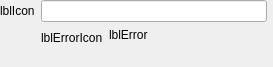
<?xml version="1.0" encoding="UTF-8"?>
<ui version="4.0">
 <class>AddMetaItemWidgetClass</class>
 <widget class="QWidget" name="AddMetaItemWidgetClass">
  <property name="geometry">
   <rect>
    <x>0</x>
    <y>0</y>
    <width>273</width>
    <height>67</height>
   </rect>
  </property>
  <layout class="QGridLayout" name="gridLayout">
   <property name="margin">
    <number>0</number>
   </property>
   <item row="0" column="0">
    <widget class="QLabel" name="lblIcon">
     <property name="text">
      <string notr="true">lblIcon</string>
     </property>
    </widget>
   </item>
   <item row="0" column="1">
    <widget class="QLineEdit" name="lneContact"/>
   </item>
   <item row="0" column="2">
    <widget class="CloseButton" name="cbtDelete" native="true"/>
   </item>
   <item row="1" column="1" colspan="2">
    <layout class="QHBoxLayout" name="horizontalLayout">
     <item>
      <layout class="QVBoxLayout" name="verticalLayout">
       <property name="topMargin">
        <number>3</number>
       </property>
       <item>
        <widget class="QLabel" name="lblErrorIcon">
         <property name="text">
          <string notr="true">lblErrorIcon</string>
         </property>
        </widget>
       </item>
       <item>
        <spacer name="verticalSpacer">
         <property name="orientation">
          <enum>Qt::Vertical</enum>
         </property>
         <property name="sizeHint" stdset="0">
          <size>
           <width>0</width>
           <height>0</height>
          </size>
         </property>
        </spacer>
       </item>
      </layout>
     </item>
     <item>
      <widget class="CustomLabel" name="lblError">
       <property name="sizePolicy">
        <sizepolicy hsizetype="Expanding" vsizetype="Preferred">
         <horstretch>0</horstretch>
         <verstretch>0</verstretch>
        </sizepolicy>
       </property>
       <property name="text">
        <string notr="true">lblError</string>
       </property>
       <property name="textFormat">
        <enum>Qt::PlainText</enum>
       </property>
       <property name="alignment">
        <set>Qt::AlignLeading|Qt::AlignLeft|Qt::AlignTop</set>
       </property>
       <property name="wordWrap">
        <bool>true</bool>
       </property>
      </widget>
     </item>
    </layout>
   </item>
   <item row="2" column="1" colspan="2">
    <widget class="QWidget" name="wdtSelectProfile" native="true"/>
   </item>
  </layout>
 </widget>
 <layoutdefault spacing="6" margin="11"/>
 <customwidgets>
  <customwidget>
   <class>CustomLabel</class>
   <extends>QLabel</extends>
   <header location="global">utils/customlabel.h</header>
  </customwidget>
  <customwidget>
   <class>CloseButton</class>
   <extends>QWidget</extends>
   <header location="global">utils/closebutton.h</header>
   <container>1</container>
  </customwidget>
 </customwidgets>
 <resources/>
 <connections/>
</ui>
